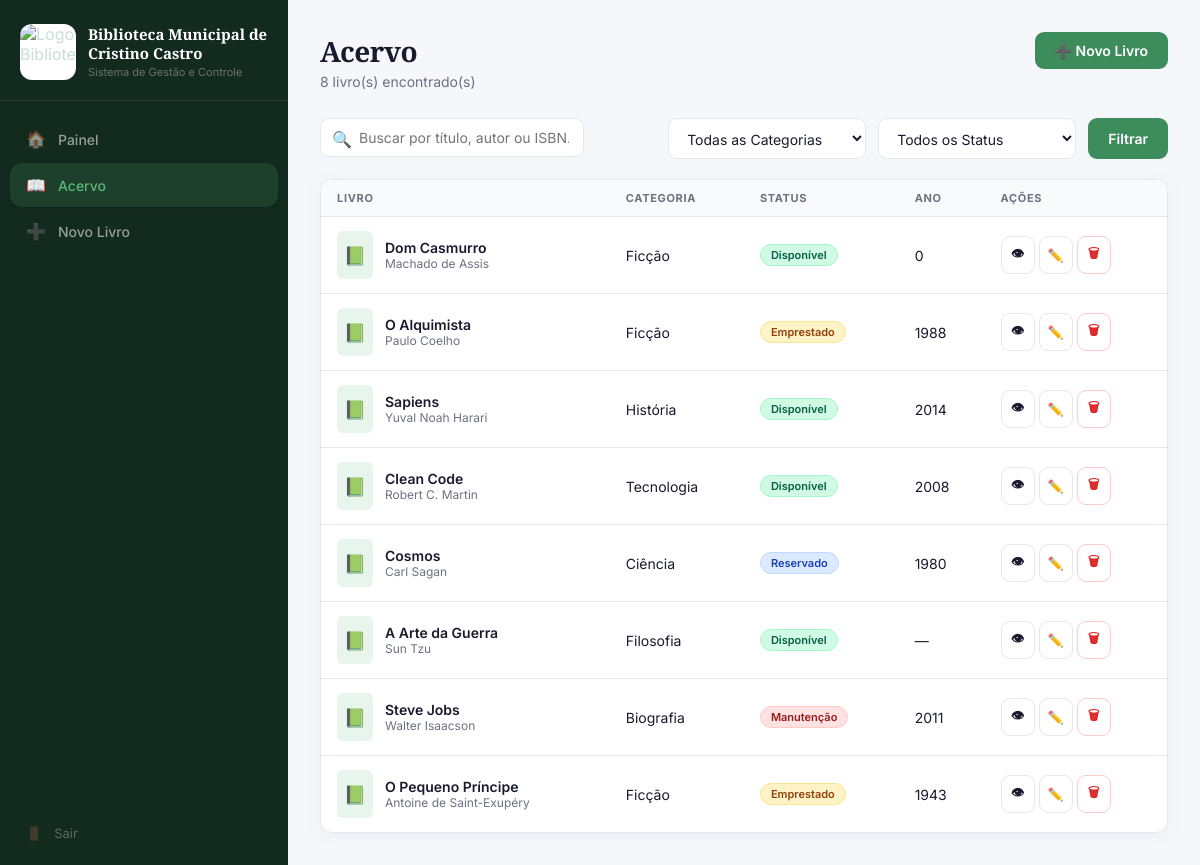
The app's page /listar.php with its own data.
### tables this page shows
CREATE TABLE IF NOT EXISTS livros (
  id          INT AUTO_INCREMENT PRIMARY KEY,
  titulo      VARCHAR(255) NOT NULL,
  autor       VARCHAR(255) NOT NULL,
  isbn        VARCHAR(20)  DEFAULT NULL,
  categoria   ENUM('fiction','non_fiction','science','technology',
                   'history','philosophy','art','biography',
                   'education','other') DEFAULT 'other',
  ano         YEAR         DEFAULT NULL,
  editora     VARCHAR(150) DEFAULT NULL,
  paginas     INT          DEFAULT NULL,
  status      ENUM('available','borrowed','reserved','maintenance')
              NOT NULL DEFAULT 'available',
  localizacao VARCHAR(100) DEFAULT NULL,
  descricao   TEXT         DEFAULT NULL,
  capa_url    VARCHAR(500) DEFAULT NULL,
  criado_em   DATETIME     NOT NULL DEFAULT CURRENT_TIMESTAMP,
  atualizado_em DATETIME   NOT NULL DEFAULT CURRENT_TIMESTAMP
              ON UPDATE CURRENT_TIMESTAMP
);

### functions.php (called while the page is built, shortened)
<?php
function categorias(): array {
    return [
        'fiction'     => 'Ficção',
        'non_fiction' => 'Não-Ficção',
        'science'     => 'Ciência',
        'technology'  => 'Tecnologia',
        'history'     => 'História',
        'philosophy'  => 'Filosofia',
        'art'         => 'Arte',
        'biography'   => 'Biografia',
        'education'   => 'Educação',
        'other'       => 'Outros',
    ];
}
function statuses(): array {
    return [
        'available'   => ['label' => 'Disponível',  'css' => 'badge-available'],
        'borrowed'    => ['label' => 'Emprestado',  'css' => 'badge-borrowed'],
        'reserved'    => ['label' => 'Reservado',   'css' => 'badge-reserved'],
        'maintenance' => ['label' => 'Manutenção',  'css' => 'badge-maintenance'],
    ];
}
function labelStatus(string $status): string {
    return statuses()[$status]['label'] ?? $status;
}
function cssStatus(string $status): string {
    return statuses()[$status]['css'] ?? 'badge-available';
}
function labelCategoria(string $cat): string {
    return categorias()[$cat] ?? $cat;
}
function listarLivros(string $busca = '', string $categoria = '', string $status = ''): array {
    $pdo    = getConnection();
    $where  = [];
    $params = [];
    $sql = 'SELECT * FROM livros';
    $sql .= ' ORDER BY criado_em DESC';
    $stmt = $pdo->prepare($sql);
    $stmt->execute($params);
    return $stmt->fetchAll();
}
function e(mixed $v): string {
    return htmlspecialchars((string)($v ?? ''), ENT_QUOTES, 'UTF-8');
}

### listar.php (the view, shortened to what this page needs)
<?php
require_once 'functions.php';
$busca     = trim($_GET['busca']     ?? '');
$categoria = $_GET['categoria']      ?? '';
$status    = $_GET['status']         ?? '';
$livros = listarLivros($busca, $categoria, $status);
?>
<!DOCTYPE html>
<html lang="pt-BR">
<head>
  <link rel="stylesheet" href="../css/style.css">
</head>
<body>
<div class="wrapper">
  <?php include 'sidebar.php'; ?>
  <main class="main">
    <div class="page-header">
      <div>
        <h2>Acervo</h2>
        <p><?= count($livros) ?> livro(s) encontrado(s)</p>
      </div>
      <a href="criar.php" class="btn btn-primary">➕ Novo Livro</a>
    </div>
    <form method="GET" action="listar.php">
      <div class="filters">
        <div class="search-wrap">
          <span class="search-icon">🔍</span>
          <input type="text" name="busca" value="<?= e($busca) ?>" placeholder="Buscar por título, autor ou ISBN...">
        </div>
        <select name="categoria">
          <option value="">Todas as Categorias</option>
        </select>
        <select name="status">
          <option value="">Todos os Status</option>
        </select>
        <button type="submit" class="btn btn-primary">Filtrar</button>
      </div>
    </form>
    <div class="card">
      <div class="table-wrap">
        <table>
          <thead>
            <tr>
              <th>Livro</th>
              <th>Categoria</th>
              <th>Status</th>
              <th>Ano</th>
              <th>Ações</th>
            </tr>
          </thead>
          <tbody>
            <?php if (empty($livros)): ?>
              <tr><td colspan="5">
                <div class="empty">
                  <div class="empty-icon">🔍</div>
                  <p>Nenhum livro encontrado</p>
                </div>
              </td></tr>
            <?php else: ?>
              <?php foreach ($livros as $l): ?>
              <tr>
                <td>
                  <div class="book-cell">
                    <div class="book-thumb">
                      <?php if ($l['capa_url']): ?>
                        <img src="<?= e($l['capa_url']) ?>" alt="">
                      <?php else: ?>📗<?php endif; ?>
                    </div>
                    <div>
                      <div class="book-title"><?= e($l['titulo']) ?></div>
                      <div class="book-author"><?= e($l['autor']) ?></div>
                    </div>
                  </div>
                </td>
                <td><?= e(labelCategoria($l['categoria'] ?? '')) ?></td>
                <td><span class="badge <?= cssStatus($l['status']) ?>"><?= labelStatus($l['status']) ?></span></td>
                <td><?= e($l['ano'] ?? '—') ?></td>
                <td>
                  <div class="actions">
                    <a href="detalhe.php?id=<?= $l['id'] ?>" class="btn btn-outline btn-sm btn-icon" title="Ver">👁</a>
                    <a href="editar.php?id=<?= $l['id'] ?>"  class="btn btn-outline btn-sm btn-icon" title="Editar">✏️</a>
                    <a href="excluir.php?id=<?= $l['id'] ?>" class="btn btn-danger  btn-sm btn-icon" title="Excluir"
                       data-confirm="Tem certeza que deseja excluir &quot;<?= e($l['titulo']) ?>&quot;? Esta ação não pode ser desfeita.">🗑</a>
                  </div>
                </td>
              </tr>
              <?php endforeach; ?>
            <?php endif; ?>
          </tbody>
        </table>
      </div>
    </div>
  </main>
</div>
</body>
</html>

### style.css (style rules this page uses)
*, *::before, *::after { box-sizing: border-box; margin: 0; padding: 0; }
:root { --primary: #3d8c5c; --primary-light: #e8f5ed; --primary-dark: #2a6b44; --accent: #f59e0b; --bg: #f6f7fb; --surface: #ffffff; --border: #e5e7ef; --text: #1a1a2e; --muted: #6b7280; --radius: 12px; --shadow: 0 2px 16px rgba(61,140,92,.08); --sidebar-w: 288px; --sidebar-bg: #132a1f; --sidebar-fg: #c8dfd2; --sidebar-active-bg: rgba(61,140,92,.22); --sidebar-active-fg: #5bb87a; --font-heading: 'Playfair Display', serif; --font-body: 'Inter', system-ui, sans-serif; }
body { font-family: var(--font-body); background: var(--bg); color: var(--text); min-height: 100vh; }
a { color: inherit; text-decoration: none; }
.wrapper { display: flex; min-height: 100vh; }
.main { margin-left: var(--sidebar-w); flex: 1; padding: 32px; min-height: 100vh; }
.page-header { display: flex; align-items: flex-start; justify-content: space-between; flex-wrap: wrap; gap: 16px; margin-bottom: 28px; }
.page-header h2 { font-family: var(--font-heading); font-size: 28px; font-weight: 700; letter-spacing: -.5px; }
.page-header p { font-size: 14px; color: var(--muted); margin-top: 3px; }
.card { background: var(--surface); border: 1px solid var(--border); border-radius: var(--radius); box-shadow: var(--shadow); overflow: hidden; }
.btn { display: inline-flex; align-items: center; gap: 7px; padding: 10px 20px; border-radius: 9px; font-size: 14px; font-weight: 600; cursor: pointer; border: none; transition: all .2s; text-decoration: none; font-family: var(--font-body); }
.btn-primary { background: var(--primary); color: #fff; }
.btn-outline { background: transparent; color: var(--text); border: 1.5px solid var(--border); }
.btn-danger { background: transparent; color: #dc2626; border: 1.5px solid #fecaca; }
.btn-sm { padding: 7px 14px; font-size: 13px; }
.btn-icon { padding: 7px; min-width: 34px; justify-content: center; }
input[type=text], input[type=number], input[type=url], select, textarea { width: 100%; padding: 10px 14px; border: 1.5px solid var(--border); border-radius: 9px; font-size: 14px; font-family: var(--font-body); color: var(--text); background: var(--surface); transition: border-color .2s, box-shadow .2s; outline: none; }
.filters { display: flex; gap: 12px; flex-wrap: wrap; margin-bottom: 20px; }
.filters input, .filters select { width: auto; flex: 1; min-width: 150px; }
.search-wrap { position: relative; flex: 2; min-width: 200px; }
.search-wrap input { padding-left: 38px; }
.search-icon { position: absolute; left: 12px; top: 50%; transform: translateY(-50%); color: var(--muted); pointer-events: none; }
.table-wrap { overflow-x: auto; }
table { width: 100%; border-collapse: collapse; }
thead th { background: #f9fafb; padding: 11px 16px; text-align: left; font-size: 11px; font-weight: 700; text-transform: uppercase; letter-spacing: .06em; color: var(--muted); border-bottom: 1px solid var(--border); font-family: var(--font-body); }
tbody td { padding: 14px 16px; font-size: 14px; border-bottom: 1px solid var(--border); vertical-align: middle; }
tbody tr:last-child td { border-bottom: none; }
.book-cell { display: flex; align-items: center; gap: 12px; }
.book-thumb { width: 36px; height: 48px; border-radius: 6px; background: var(--primary-light); display: flex; align-items: center; justify-content: center; font-size: 18px; flex-shrink: 0; overflow: hidden; }
.book-title { font-weight: 600; font-size: 14px; }
.book-author { font-size: 12px; color: var(--muted); }
.actions { display: flex; gap: 4px; }
.badge { display: inline-flex; align-items: center; padding: 3px 10px; border-radius: 99px; font-size: 11px; font-weight: 600; border: 1px solid transparent; }
.badge-available { background: #d1fae5; color: #065f46; border-color: #a7f3d0; }
.badge-borrowed { background: #fef3c7; color: #92400e; border-color: #fde68a; }
.badge-reserved { background: #dbeafe; color: #1e40af; border-color: #bfdbfe; }
.badge-maintenance { background: #fee2e2; color: #991b1b; border-color: #fecaca; }

### records on screen
livros: titulo "Dom Casmurro", autor "Machado de Assis", categoria "Ficção", status "Disponível", ano "0"
livros: titulo "O Alquimista", autor "Paulo Coelho", categoria "Ficção", status "Emprestado", ano "1988"
livros: titulo "Sapiens", autor "Yuval Noah Harari", categoria "História", status "Disponível", ano "2014"
livros: titulo "Clean Code", autor "Robert C. Martin", categoria "Tecnologia", status "Disponível", ano "2008"
livros: titulo "Cosmos", autor "Carl Sagan", categoria "Ciência", status "Reservado", ano "1980"
livros: titulo "A Arte da Guerra", autor "Sun Tzu", categoria "Filosofia", status "Disponível", ano "—"
livros: titulo "Steve Jobs", autor "Walter Isaacson", categoria "Biografia", status "Manutenção", ano "2011"
livros: titulo "O Pequeno Príncipe", autor "Antoine de Saint-Exupéry", categoria "Ficção", status "Emprestado", ano "1943"

### other values on screen
count($livros) "8"
